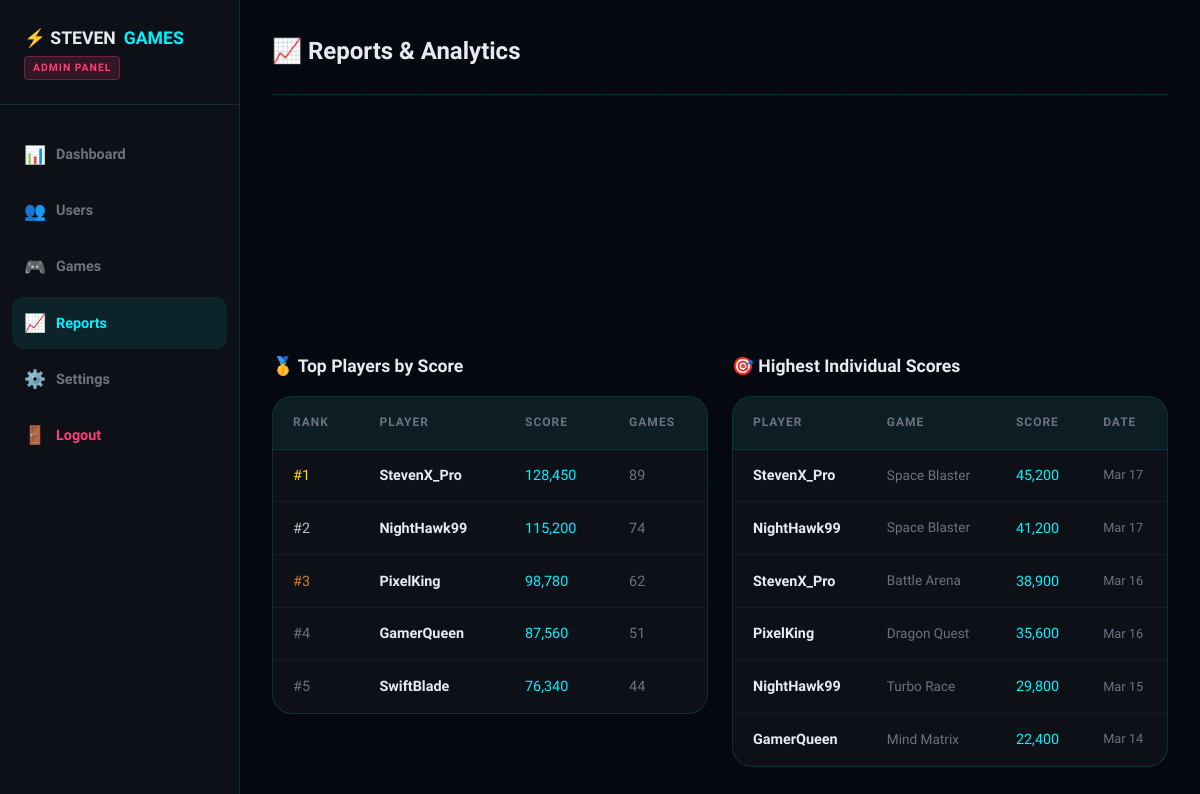
The app's page /admin/reports.php (signed in), older data.
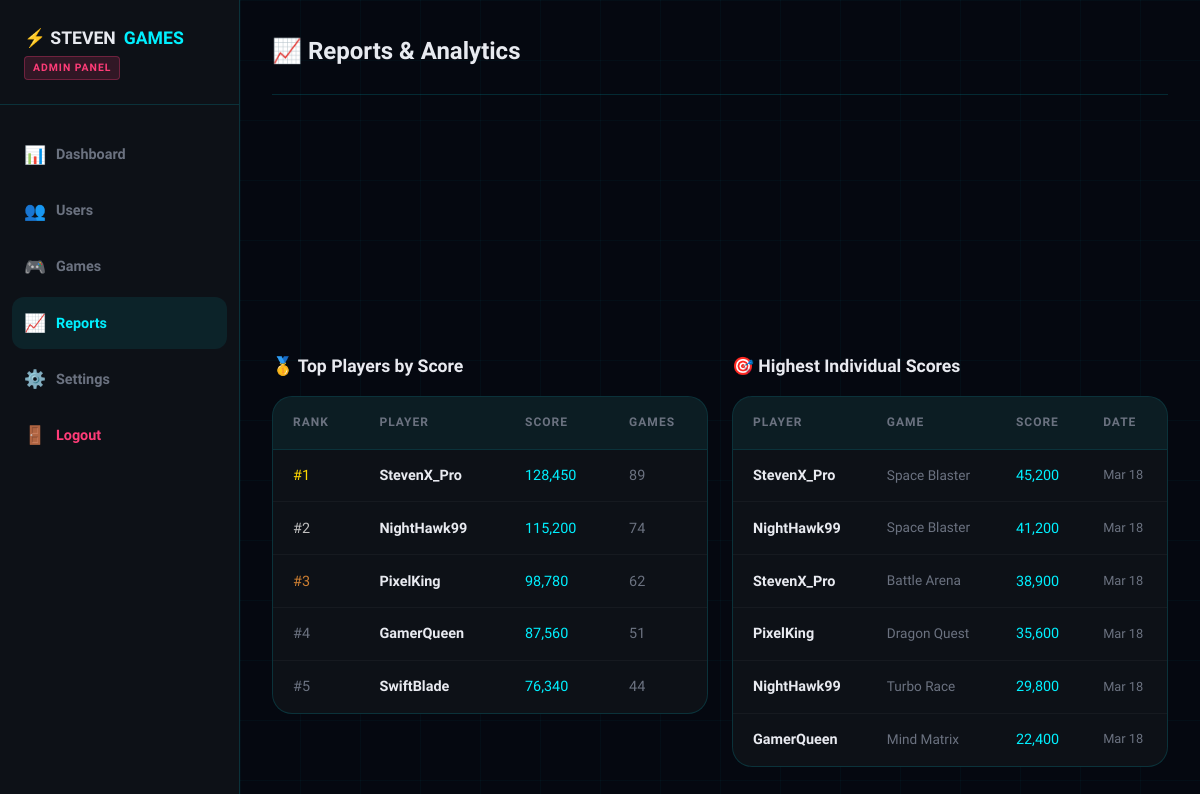
The same page, newer data.
### tables this page shows
CREATE TABLE `scores` (
  `id` int(11) NOT NULL AUTO_INCREMENT,
  `user_id` int(11) NOT NULL,
  `game_id` int(11) NOT NULL,
  `score` int(11) NOT NULL DEFAULT 0,
  `played_at` datetime NOT NULL DEFAULT current_timestamp(),
  PRIMARY KEY (`id`),
  KEY `user_id` (`user_id`),
  KEY `game_id` (`game_id`)
);

CREATE TABLE `users` (
  `id` int(11) NOT NULL AUTO_INCREMENT,
  `username` varchar(50) NOT NULL,
  `email` varchar(100) NOT NULL,
  `password` varchar(255) NOT NULL,
  `role` enum('user','admin') NOT NULL DEFAULT 'user',
  `status` enum('active','banned') NOT NULL DEFAULT 'active',
  `score` int(11) NOT NULL DEFAULT 0,
  `games_played` int(11) NOT NULL DEFAULT 0,
  `win_streak` int(11) NOT NULL DEFAULT 0,
  `last_login` datetime DEFAULT NULL,
  `created_at` datetime NOT NULL DEFAULT current_timestamp(),
  PRIMARY KEY (`id`),
  UNIQUE KEY `username` (`username`),
  UNIQUE KEY `email` (`email`)
);

CREATE TABLE `games` (
  `id` int(11) NOT NULL AUTO_INCREMENT,
  `title` varchar(100) NOT NULL,
  `genre` varchar(50) NOT NULL,
  `icon` varchar(10) NOT NULL DEFAULT '🎮',
  `description` text DEFAULT NULL,
  `rating` decimal(3,1) NOT NULL DEFAULT 0.0,
  `plays` int(11) NOT NULL DEFAULT 0,
  `status` enum('active','inactive') NOT NULL DEFAULT 'active',
  `created_at` datetime NOT NULL DEFAULT current_timestamp(),
  PRIMARY KEY (`id`)
);

### admin/reports.php (the view, shortened to what this page needs)
<?php
$db = getDB();
$top_scores    = $db->query("SELECT u.username, g.title, s.score, s.played_at FROM scores s JOIN users u ON s.user_id=u.id JOIN games g ON s.game_id=g.id ORDER BY s.score DESC LIMIT 10")->fetch_all(MYSQLI_ASSOC);
$top_players   = $db->query("SELECT username, score, games_played FROM users WHERE role='user' ORDER BY score DESC LIMIT 5")->fetch_all(MYSQLI_ASSOC);
?>
<!DOCTYPE html>
<html lang="en">
<head>
  <link rel="stylesheet" href="../css/style.css">
</head>
<body>
<div class="particles" id="particles"></div>
<div class="admin-layout">
  <aside class="admin-sidebar">
    <div class="admin-logo">
      <a href="../index.php">⚡ STEVEN<span>GAMES</span></a>
      <div class="admin-badge">ADMIN PANEL</div>
    </div>
    <nav class="admin-nav">
      <a href="index.php"><span class="nav-icon">📊</span> Dashboard</a>
      <a href="users.php"><span class="nav-icon">👥</span> Users</a>
      <a href="games.php"><span class="nav-icon">🎮</span> Games</a>
      <a href="reports.php" class="active"><span class="nav-icon">📈</span> Reports</a>
      <a href="settings.php"><span class="nav-icon">⚙️</span> Settings</a>
      <a href="../logout.php" style="color:var(--accent2)"><span class="nav-icon">🚪</span> Logout</a>
    </nav>
  </aside>
  <main class="admin-main">
    <div class="admin-topbar">
      <h1>📈 Reports & Analytics</h1>
    </div>
    <div class="admin-cards">
    </div>
    <div style="display:grid;grid-template-columns:1fr 1fr;gap:1.5rem">
      <div>
        <div class="section-title">🥇 Top Players by Score</div>
        <div class="data-table">
          <table>
            <thead><tr><th>Rank</th><th>Player</th><th>Score</th><th>Games</th></tr></thead>
            <tbody>
              <?php foreach($top_players as $i => $p): ?>
              <tr>
                <td style="font-family:var(--font-display);color:<?= $i===0?'var(--gold)':($i===1?'#c0c0c0':($i===2?'#cd7f32':'var(--text-muted)')) ?>">#<?= $i+1 ?></td>
                <td><strong><?= htmlspecialchars($p['username']) ?></strong></td>
                <td style="color:var(--accent);font-family:var(--font-display)"><?= number_format($p['score']) ?></td>
                <td style="color:var(--text-muted)"><?= $p['games_played'] ?></td>
              </tr>
              <?php endforeach; ?>
            </tbody>
          </table>
        </div>
      </div>
      <div>
        <div class="section-title">🎯 Highest Individual Scores</div>
        <div class="data-table">
          <table>
            <thead><tr><th>Player</th><th>Game</th><th>Score</th><th>Date</th></tr></thead>
            <tbody>
              <?php foreach($top_scores as $s): ?>
              <tr>
                <td><strong><?= htmlspecialchars($s['username']) ?></strong></td>
                <td style="color:var(--text-muted);font-size:0.85rem"><?= htmlspecialchars($s['title']) ?></td>
                <td style="color:var(--accent);font-family:var(--font-display)"><?= number_format($s['score']) ?></td>
                <td style="color:var(--text-muted);font-size:0.8rem"><?= date('M j', strtotime($s['played_at'])) ?></td>
              </tr>
              <?php endforeach; ?>
            </tbody>
          </table>
        </div>
      </div>
    </div>
  </main>
</div>
</body>
</html>

Row changes from the older to the newer data that the page shows:
changed scores (number 1 of 6 on the later page): played_at "Mar 17" → "Mar 18"
changed scores (number 2 of 6 on the later page): played_at "Mar 17" → "Mar 18"
changed scores "Battle Arena": played_at "Mar 16" → "Mar 18"
changed scores "PixelKing": played_at "Mar 16" → "Mar 18"
changed scores "Turbo Race": played_at "Mar 15" → "Mar 18"
changed scores "GamerQueen": played_at "Mar 14" → "Mar 18"
